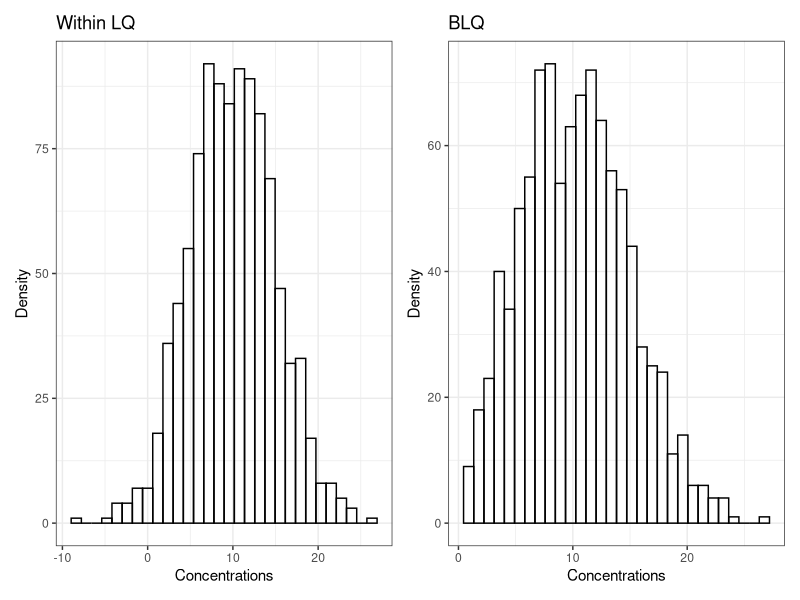
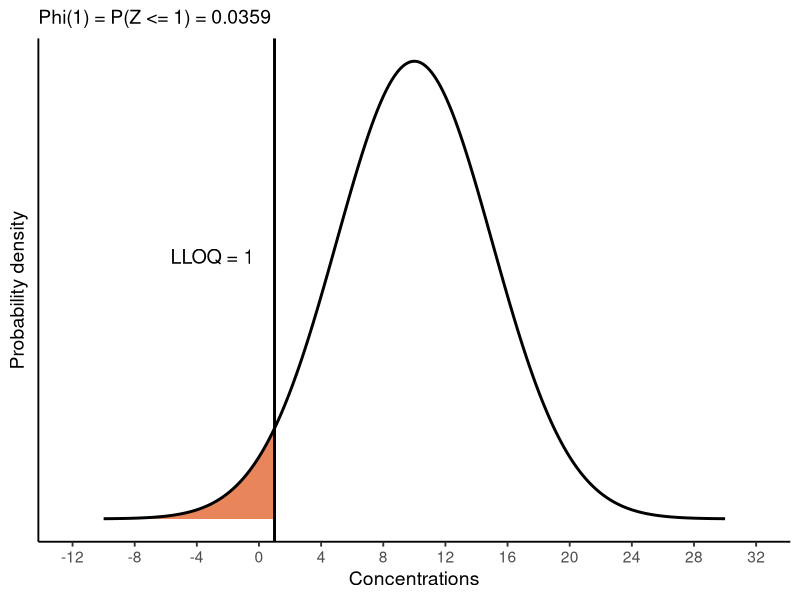
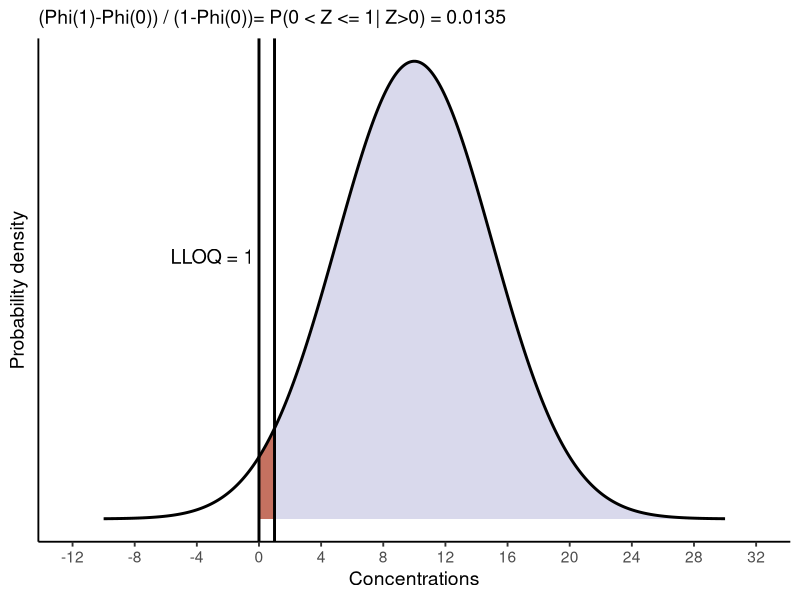
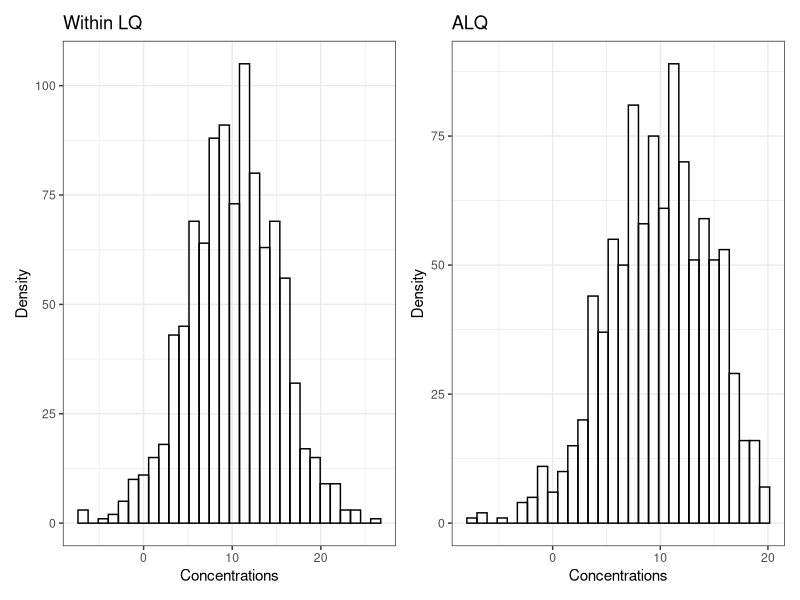
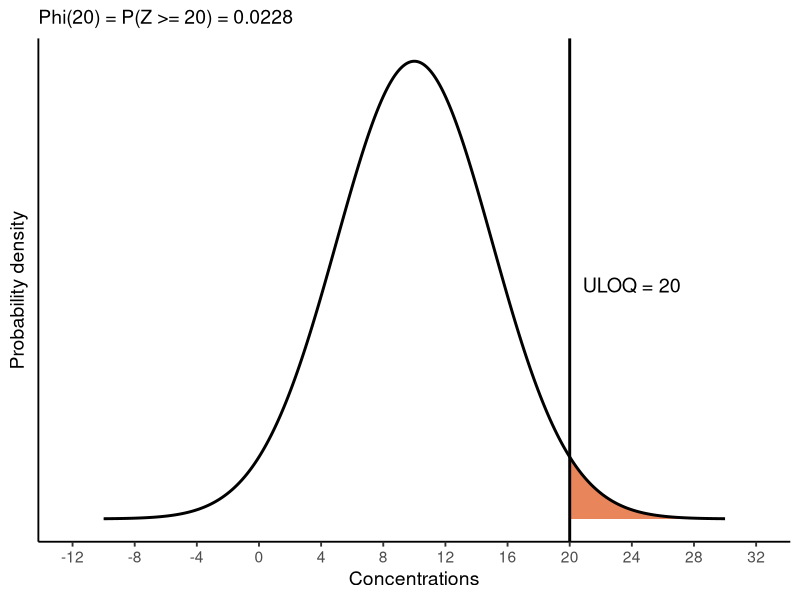

Generate these figures, in order, with R:
## ---- chunk 1
#| warning: false
suppressPackageStartupMessages(library(tidyverse))
suppressPackageStartupMessages(library(patchwork))
theme_set(theme_bw())

data <- data.frame(conc=rnorm(n=1000, mean=10, sd=5)) %>% 
  mutate(conc2=ifelse(conc>1, conc, NA_real_)) 

p1 <- ggplot(data)+geom_histogram(aes(x=conc), bins=30, alpha=0, color="black")+
  xlab("Concentrations")+ylab("Density")+ggtitle("Within LQ")
p2 <- ggplot(data)+geom_histogram(aes(x=conc2), bins=30, alpha=0, color="black")+
  xlab("Concentrations")+ylab("Density")+ggtitle("BLQ")
p1+p2
## ---- chunk 2
suppressPackageStartupMessages(library(tidyverse))

# choose the cutoff
z0 <- 1

# data for normal curve
df <- data.frame(x = seq(-10, 30, length.out = 1000))
df$y <- dnorm(df$x,mean=10, sd=5)

# shaded area: P(Z < z0)
df_fill <- subset(df, x < z0)

ggplot(df, aes(x, y)) +
  geom_area(data = df_fill, fill = "#E67E52", alpha = 0.95) +
  geom_line(linewidth = 1) +
  geom_vline(xintercept = z0, linewidth = 1) +
  annotate("text", x = z0 - 4, y = dnorm(z0, mean=10, sd=5) + 0.03,
           label = paste0("LLOQ = ", z0), size = 5) +
  scale_x_continuous(breaks = seq(-12,32,4), limits = c(-12, 32)) +
  # scale_y_continuous(expand = expansion(mult = c(0, 0.01))) +
  labs(
    x = "Concentrations",
    y = "Probability density",
    title = NULL,
    subtitle = paste0("Phi(", z0, ") = P(Z <= ", z0, ") = ",
                      round(pnorm(z0, mean=10, sd=5), 4))
  ) +
  theme_classic(base_size = 14) +
  theme(
    axis.text.y = element_blank(),
    axis.ticks.y = element_blank()
  )
## ---- chunk 3
suppressPackageStartupMessages(library(tidyverse))

# choose the cutoff
z0 <- 1

# data for normal curve
df <- data.frame(x = seq(-10, 30, length.out = 1000))
df$y <- dnorm(df$x,mean=10, sd=5)

# shaded area: P(Z < z0)
df_fill <- subset(df, x < z0&x>0)
df_fill2 <- subset(df, x>0)

prob <- (pnorm(z0, mean=10, sd=5)-pnorm(0, mean=10, sd=5))/(1-pnorm(0, mean=10, sd=5))

ggplot(df, aes(x, y)) +
  geom_area(data = df_fill, fill = "#E67E52", alpha = 0.95) +
  geom_area(data = df_fill2, fill = "navy", alpha = 0.15) +
  geom_line(linewidth = 1) +
  geom_vline(xintercept = 0, linewidth = 1) +
  geom_vline(xintercept = z0, linewidth = 1) +
  annotate("text", x = z0 - 4, y = dnorm(z0, mean=10, sd=5) + 0.03,
           label = paste0("LLOQ = ", z0), size = 5) +
  scale_x_continuous(breaks = seq(-12,32,4), limits = c(-12, 32)) +
  # scale_y_continuous(expand = expansion(mult = c(0, 0.01))) +
  labs(
    x = "Concentrations",
    y = "Probability density",
    title = NULL,
    subtitle = paste0("(Phi(", z0, ")-Phi(0)) / (1-Phi(0))= P(0 < Z <= ", z0, "| Z>0) = ",
                      round(prob, 4))
  ) +
  theme_classic(base_size = 14) +
  theme(
    axis.text.y = element_blank(),
    axis.ticks.y = element_blank()
  )
## ---- chunk 4
#| warning: false
suppressPackageStartupMessages(library(tidyverse))
suppressPackageStartupMessages(library(patchwork))
theme_set(theme_bw())

data <- data.frame(conc=rnorm(n=1000, mean=10, sd=5)) %>% 
  mutate(conc2=ifelse(conc<20, conc, NA_real_))

p1 <- ggplot(data)+geom_histogram(aes(x=conc), bins=30, alpha=0, color="black")+
  xlab("Concentrations")+ylab("Density")+ggtitle("Within LQ")
p2 <- ggplot(data)+geom_histogram(aes(x=conc2), bins=30, alpha=0, color="black")+
  xlab("Concentrations")+ylab("Density")+ggtitle("ALQ")
p1+p2
## ---- chunk 5
suppressPackageStartupMessages(library(tidyverse))

# choose the cutoff
z0 <- 20

# data for normal curve
df <- data.frame(x = seq(-10, 30, length.out = 1000))
df$y <- dnorm(df$x,mean=10, sd=5)

# shaded area: P(Z < z0)
df_fill <- subset(df, x > z0)

ggplot(df, aes(x, y)) +
  geom_area(data = df_fill, fill = "#E67E52", alpha = 0.95) +
  geom_line(linewidth = 1) +
  geom_vline(xintercept = z0, linewidth = 1) +
  annotate("text", x = z0 + 4, y = dnorm(z0, mean=10, sd=5) + 0.03,
           label = paste0("ULOQ = ", z0), size = 5) +
  scale_x_continuous(breaks = seq(-12,32,4), limits = c(-12, 32)) +
  # scale_y_continuous(expand = expansion(mult = c(0, 0.01))) +
  labs(
    x = "Concentrations",
    y = "Probability density",
    title = NULL,
    subtitle = paste0("Phi(", z0, ") = P(Z >= ", z0, ") = ",
                      round(1-pnorm(z0, mean=10, sd=5), 4))
  ) +
  theme_classic(base_size = 14) +
  theme(
    axis.text.y = element_blank(),
    axis.ticks.y = element_blank()
  )
